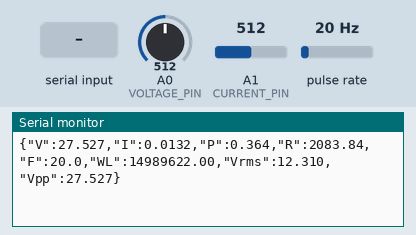
Simulated run of this sketch. Board: Arduino Uno, built with avr-gcc and run on an emulated ATmega328P. Shown: the last lines printed to the serial monitor. Wiring (inferred from the names in the program): pulse sensor: data pin 2. The inputs (shaded band) are chosen by the test bench; at power-on: pulse rate 20 Hz, A1 (CURRENT_PIN) = 512, A0 (VOLTAGE_PIN) = 512.

Above: at 1.3 s.
1.4 s: "PING\n" received over Serial
2.9 s: "INFO\n" received over Serial
4.4 s: "RESET\n" received over Serial
At 5.06 s:
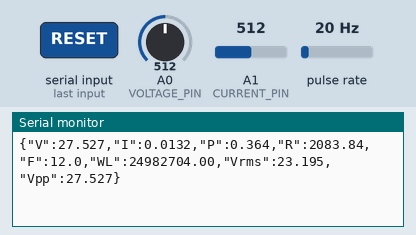
5.9 s: pulse rate (sensor on pin 2) set to 4 Hz
At 5.92 s:
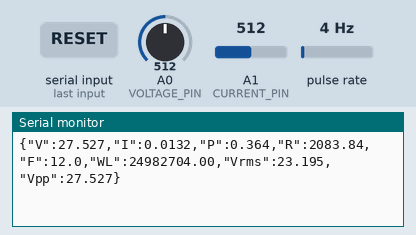
7.4 s: A1 (CURRENT_PIN) set to 716
At 7.45 s:
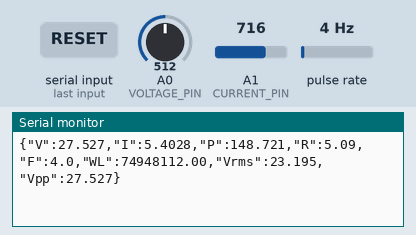
10.4 s: A0 (VOLTAGE_PIN) set to 716
At 10.4 s:
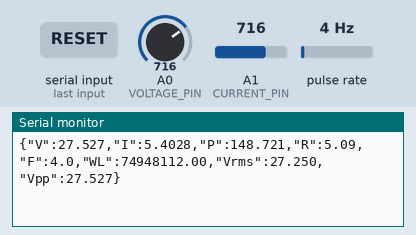
Timing chart, 0 to 13.4 s (numbered marks = the images above; inputs shaded):
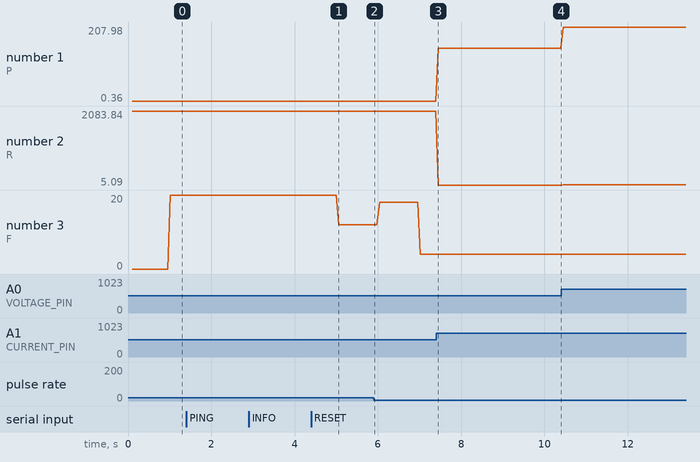

The sketch:

arduino-frimware.ino
```cpp
#define VOLTAGE_PIN A0
#define CURRENT_PIN A1
#define FREQ_PIN 2

// calibration values - adjust these for your setup
const float V_REF = 5.0;
const float V_DIVIDER = 11.0;  // 100k/10k divider ratio
const float I_SENSITIVITY = 0.185;  // ACS712-5A
const float I_OFFSET = 2.5;

volatile unsigned long pulses = 0;
unsigned long lastCalc = 0;
float freq = 0;

// sampling buffers
const int BUF_SIZE = 100;
float vBuffer[BUF_SIZE];
float iBuffer[BUF_SIZE];
int bufIdx = 0;

void countPulse() {
    pulses++;
}

void setup() {
    Serial.begin(115200);

    pinMode(VOLTAGE_PIN, INPUT);
    pinMode(CURRENT_PIN, INPUT);
    pinMode(FREQ_PIN, INPUT);

    attachInterrupt(digitalPinToInterrupt(FREQ_PIN), countPulse, RISING);

    // wait a bit for things to settle
    delay(100);
    Serial.println("BOARD_TESTER_READY");
}

float readVoltage() {
    long total = 0;
    for (int i = 0; i < 10; i++) {
        total += analogRead(VOLTAGE_PIN);
        delayMicroseconds(100);
    }
    float avg = total / 10.0;
    return (avg / 1023.0) * V_REF * V_DIVIDER;
}

float readCurrent() {
    long total = 0;
    for (int i = 0; i < 10; i++) {
        total += analogRead(CURRENT_PIN);
        delayMicroseconds(100);
    }
    float avg = total / 10.0;
    float v = (avg / 1023.0) * V_REF;
    return (v - I_OFFSET) / I_SENSITIVITY;
}

float calcRMS(float* buf, int len) {
    float sum = 0;
    for (int i = 0; i < len; i++) {
        sum += buf[i] * buf[i];
    }
    return sqrt(sum / len);
}

float calcPeakToPeak(float* buf, int len) {
    float minV = buf[0];
    float maxV = buf[0];
    for (int i = 1; i < len; i++) {
        if (buf[i] < minV) minV = buf[i];
        if (buf[i] > maxV) maxV = buf[i];
    }
    return maxV - minV;
}

void sendData() {
    float v = readVoltage();
    float i = readCurrent();

    // store in buffer
    vBuffer[bufIdx] = v;
    iBuffer[bufIdx] = i;
    bufIdx = (bufIdx + 1) % BUF_SIZE;

    float p = v * i;
    float r = (i != 0) ? (v / i) : 0;
    float vRms = calcRMS(vBuffer, BUF_SIZE);
    float vPp = calcPeakToPeak(vBuffer, BUF_SIZE);

    // wavelength calc (speed of light / freq)
    float wl = (freq > 0) ? (299792458.0 / freq) : 0;

    // send as json
    Serial.print("{\"V\":");
    Serial.print(v, 3);
    Serial.print(",\"I\":");
    Serial.print(i, 4);
    Serial.print(",\"P\":");
    Serial.print(p, 3);
    Serial.print(",\"R\":");
    Serial.print(r, 2);
    Serial.print(",\"F\":");
    Serial.print(freq, 1);
    Serial.print(",\"WL\":");
    Serial.print(wl, 2);
    Serial.print(",\"Vrms\":");
    Serial.print(vRms, 3);
    Serial.print(",\"Vpp\":");
    Serial.print(vPp, 3);
    Serial.println("}");
}

void handleSerial() {
    if (Serial.available()) {
        String cmd = Serial.readStringUntil('\n');
        cmd.trim();

        if (cmd == "PING") {
            Serial.println("PONG");
        }
        else if (cmd == "INFO") {
            Serial.println("{\"device\":\"Board Tester\",\"version\":\"3.0\"}");
        }
        else if (cmd == "RESET") {
            bufIdx = 0;
            pulses = 0;
            Serial.println("OK");
        }
    }
}

void loop() {
    // calculate frequency every second
    if (millis() - lastCalc >= 1000) {
        noInterrupts();
        freq = pulses;
        pulses = 0;
        interrupts();
        lastCalc = millis();
    }

    // send data every 50ms
    static unsigned long lastSend = 0;
    if (millis() - lastSend >= 50) {
        sendData();
        lastSend = millis();
    }

    handleSerial();
}
```

Measured:
- after the input at 4.4 s, the serial monitor: prints a new line at once (image 1)
- after the input at 7.4 s, the serial monitor: prints a new line after 0.05 s (image 3)
- plotted number 1: 0.36 → 148.72 after the input at 7.4 s, 148.72 → 207.98 after the input at 10.4 s
- plotted number 2: 2083.84 → 5.09 after the input at 7.4 s, 5.09 → 7.12 after the input at 10.4 s
- plotted number 3: 20 → 12 after the input at 4.4 s, 12 → 4 after the input at 5.9 s
